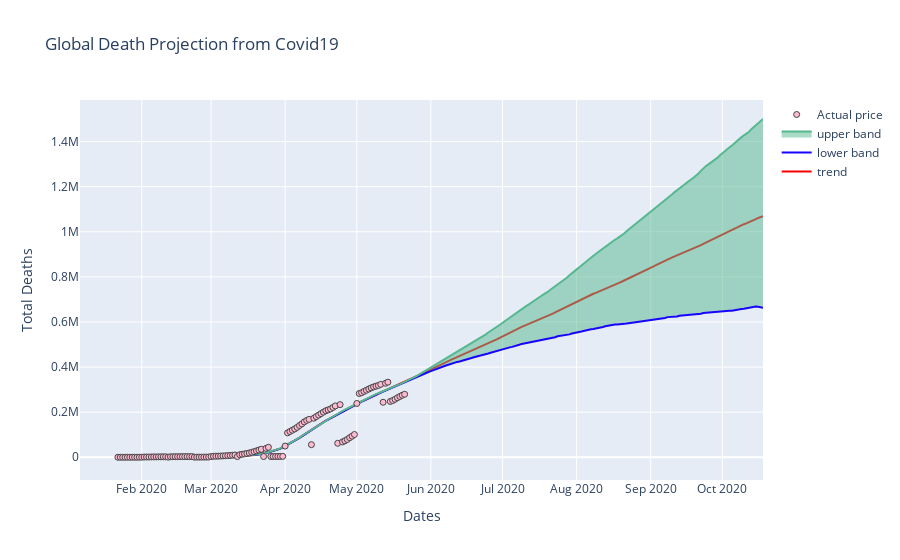

The notebook cell this image was saved under:
### Code cell
py.offline.iplot(figure)
plt.show()

### Figure 1 — Plotly figure (JSON) as saved in the notebook; plotly's stock layout.template omitted (floating-point values rounded to 4 significant figures; data arrays with more than 128 entries replaced by an {"elided": "..."} marker saying what was removed)
{"data": [{"marker": {"color": "red", "line": {"width": 3}}, "mode": "lines", "name": "trend", "type": "scatter", "x": {"elided": "271 str values"}, "y": {"elided": "271 float values"}}, {"line": {"color": "#1705ff"}, "mode": "lines", "name": "lower band", "type": "scatter", "x": {"elided": "271 str values"}, "y": {"elided": "271 float values"}}, {"fill": "tonexty", "line": {"color": "#57b88f"}, "mode": "lines", "name": "upper band", "type": "scatter", "x": {"elided": "271 str values"}, "y": {"elided": "271 float values"}}, {"marker": {"color": "#FFBAD2", "line": {"width": 1}}, "mode": "markers", "name": "Actual price", "type": "scatter", "x": {"elided": "271 str values"}, "y": [17, 18, 26, 42, 56, 82, 131, 133, 171, 213, 259, 1013, 1113, 1118, 1371, 1523, 1666, 1770, 1868, 2007, 2122, 362, 2247, 2251, 2458, 2469, 2629, 2708, 2770, 2814, 2872, 2941, 426, 492, 564, 634, 719, 806, 906, 2996, 4263, 4614, 4912, 5409, 5832, 6473, 7151, 7957, 8824, 9947, 3085, 11423, 13125, 14826, 16759, 19017, 21789, 24788, 28292, 31811, 35323, 3160, 39443, 44238, 3254, 3347, 3459, 3558, 3801, 3987, 49685, 108137, 114170, 119853, 125561, 132439, 140685, 147963, 156821, 163236, 167772, 55834, 173124, 180236, 186912, 193665, 199997, 206187, 209900, 214444, 220801, 227665, 61826, 233360, 67996, 73077, 78767, 86662, 93354, 100915, 238619, 282709, 286330, 291942, 297197, 302418, 307666, 311781, 315185, 318481, 323285, 243813, 328115, 332924, 247470, 251537, 257239, 263855, 269567, 274898, 279311]}], "layout": {"title": {"text": "Global Death Projection from Covid19"}, "xaxis": {"ticklen": 2, "title": {"text": "Dates"}, "zeroline": true}, "yaxis": {"ticklen": 2, "title": {"text": "Total Deaths"}, "zeroline": true}}}
